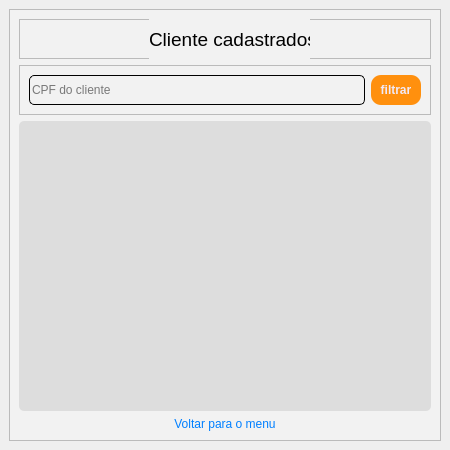
<?xml version="1.0" encoding="UTF-8"?>
<ui version="4.0">
 <class>MainWindow</class>
 <widget class="QMainWindow" name="MainWindow">
  <property name="geometry">
   <rect>
    <x>0</x>
    <y>0</y>
    <width>450</width>
    <height>450</height>
   </rect>
  </property>
  <property name="maximumSize">
   <size>
    <width>450</width>
    <height>450</height>
   </size>
  </property>
  <property name="windowTitle">
   <string>MainWindow</string>
  </property>
  <widget class="QWidget" name="centralwidget">
   <layout class="QVBoxLayout" name="verticalLayout">
    <item>
     <widget class="QFrame" name="frame_2">
      <property name="enabled">
       <bool>true</bool>
      </property>
      <property name="styleSheet">
       <string notr="true">background-color: rgb(242, 242, 242);</string>
      </property>
      <property name="frameShape">
       <enum>QFrame::StyledPanel</enum>
      </property>
      <property name="frameShadow">
       <enum>QFrame::Raised</enum>
      </property>
      <layout class="QVBoxLayout" name="verticalLayout_2">
       <item>
        <widget class="QFrame" name="frame_3">
         <property name="minimumSize">
          <size>
           <width>0</width>
           <height>40</height>
          </size>
         </property>
         <property name="frameShape">
          <enum>QFrame::StyledPanel</enum>
         </property>
         <property name="frameShadow">
          <enum>QFrame::Raised</enum>
         </property>
         <widget class="QLabel" name="label">
          <property name="geometry">
           <rect>
            <x>130</x>
            <y>0</y>
            <width>161</width>
            <height>40</height>
           </rect>
          </property>
          <property name="minimumSize">
           <size>
            <width>0</width>
            <height>40</height>
           </size>
          </property>
          <property name="font">
           <font>
            <pointsize>14</pointsize>
           </font>
          </property>
          <property name="text">
           <string>Cliente cadastrados</string>
          </property>
         </widget>
        </widget>
       </item>
       <item>
        <widget class="QFrame" name="frame">
         <property name="frameShape">
          <enum>QFrame::StyledPanel</enum>
         </property>
         <property name="frameShadow">
          <enum>QFrame::Raised</enum>
         </property>
         <layout class="QHBoxLayout" name="horizontalLayout">
          <item>
           <widget class="QLineEdit" name="lineEdit_2">
            <property name="minimumSize">
             <size>
              <width>0</width>
              <height>30</height>
             </size>
            </property>
            <property name="styleSheet">
             <string notr="true">border-width: 1px;
border-color: black;
border-style: solid;
display: inline-block;
border-radius: 5px;</string>
            </property>
            <property name="text">
             <string/>
            </property>
            <property name="placeholderText">
             <string>CPF do cliente</string>
            </property>
           </widget>
          </item>
          <item>
           <widget class="QPushButton" name="pushButton_cadastro_cadastrar_7">
            <property name="minimumSize">
             <size>
              <width>50</width>
              <height>30</height>
             </size>
            </property>
            <property name="maximumSize">
             <size>
              <width>50</width>
              <height>30</height>
             </size>
            </property>
            <property name="font">
             <font>
              <weight>75</weight>
              <bold>true</bold>
             </font>
            </property>
            <property name="cursor">
             <cursorShape>PointingHandCursor</cursorShape>
            </property>
            <property name="styleSheet">
             <string notr="true">QPushButton{
	border-radius: 10px;
	border-image: url(:/Close_Image/cil-x.png);
	background-position: center;
		
	color: rgb(240, 233, 249);
	background-color: rgb(255, 144, 14);
	
}
QPushButton:hover{
	
	
	background-color: rgb(207, 110, 0);
	color: rgb(240, 233, 249);
}
QPushButton:pressed{
	background-color: rgb(35, 35, 35);
	color: rgb(200, 200, 200);
}

</string>
            </property>
            <property name="text">
             <string>filtrar</string>
            </property>
           </widget>
          </item>
         </layout>
        </widget>
       </item>
       <item>
        <widget class="QTextEdit" name="textEdit">
         <property name="styleSheet">
          <string notr="true">border-radius: 5px;
padding 15px;
background-color: rgb(221,221,221);
color: rgb(255, 255, 255);</string>
         </property>
        </widget>
       </item>
       <item>
        <widget class="QPushButton" name="pushButton_cadastro_entrar_login_2">
         <property name="maximumSize">
          <size>
           <width>16777215</width>
           <height>16777215</height>
          </size>
         </property>
         <property name="cursor">
          <cursorShape>PointingHandCursor</cursorShape>
         </property>
         <property name="styleSheet">
          <string notr="true">QPushButton{
	border-radius: 5px;
	border-image: url(:/Close_Image/cil-x.png);
	background-position: center;
	
	color: rgb(0,127,255);
}


</string>
         </property>
         <property name="text">
          <string>Voltar para o menu</string>
         </property>
        </widget>
       </item>
      </layout>
     </widget>
    </item>
   </layout>
  </widget>
 </widget>
 <resources/>
 <connections/>
</ui>
